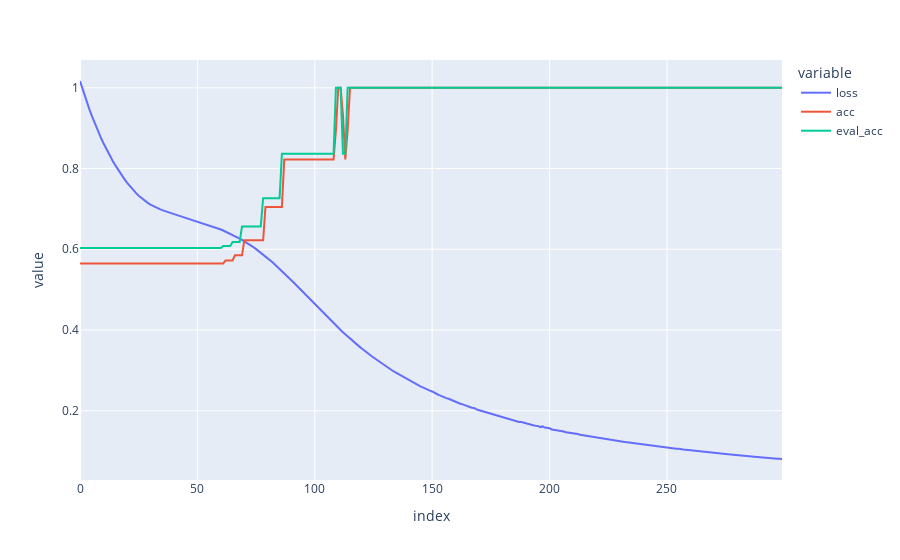

The code cell stored with this chart in its notebook:
### Code cell
px.line(results, y=["loss", "acc", "eval_acc"])

### Figure 1 — Plotly figure (JSON) as saved in the notebook; plotly's stock layout.template omitted (floating-point values rounded to 4 significant figures; data arrays with more than 128 entries replaced by an {"elided": "..."} marker saying what was removed)
{"data": [{"hovertemplate": "variable=loss<br>index=%{x}<br>value=%{y}<extra></extra>", "legendgroup": "loss", "line": {"color": "#636efa", "dash": "solid"}, "marker": {"symbol": "circle"}, "mode": "lines", "name": "loss", "orientation": "v", "showlegend": true, "type": "scatter", "x": {"elided": "300 int values"}, "xaxis": "x", "y": {"elided": "300 float values"}, "yaxis": "y"}, {"hovertemplate": "variable=acc<br>index=%{x}<br>value=%{y}<extra></extra>", "legendgroup": "acc", "line": {"color": "#EF553B", "dash": "solid"}, "marker": {"symbol": "circle"}, "mode": "lines", "name": "acc", "orientation": "v", "showlegend": true, "type": "scatter", "x": {"elided": "300 int values"}, "xaxis": "x", "y": {"elided": "300 float values"}, "yaxis": "y"}, {"hovertemplate": "variable=eval_acc<br>index=%{x}<br>value=%{y}<extra></extra>", "legendgroup": "eval_acc", "line": {"color": "#00cc96", "dash": "solid"}, "marker": {"symbol": "circle"}, "mode": "lines", "name": "eval_acc", "orientation": "v", "showlegend": true, "type": "scatter", "x": {"elided": "300 int values"}, "xaxis": "x", "y": {"elided": "300 float values"}, "yaxis": "y"}], "layout": {"legend": {"title": {"text": "variable"}, "tracegroupgap": 0}, "margin": {"t": 60}, "xaxis": {"anchor": "y", "domain": [0, 1], "title": {"text": "index"}}, "yaxis": {"anchor": "x", "domain": [0, 1], "title": {"text": "value"}}}}
